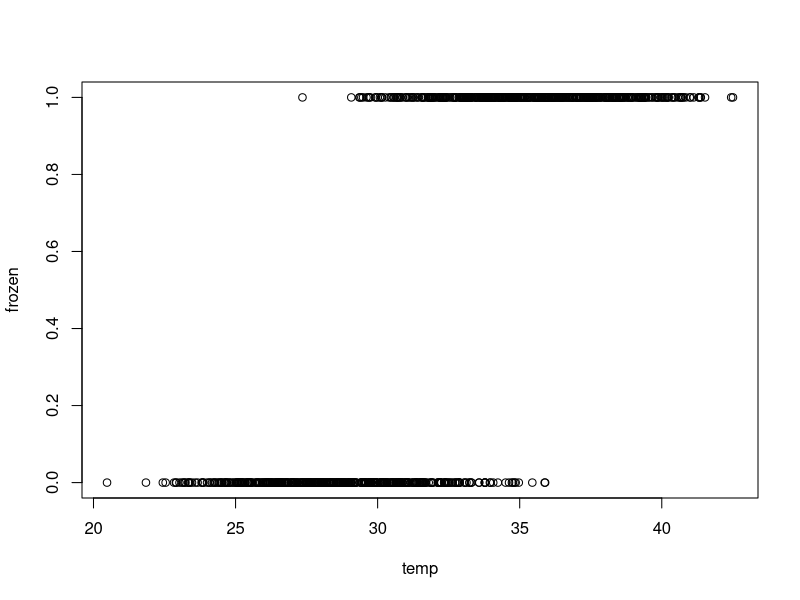

Reproduce this figure in R.
## ---- chunk 1
#outcome vector - 1 for frozen, 0 for unfrozen
freezepoint <- 32
nSample <- 1000
outcome <- rbinom(nSample,1,.5)
errors <- rnorm(nSample, mean=0, sd=2)

temp <- freezepoint + ((outcome-.5)*2)*runif(nSample,max=7) + errors

input.data <- data.frame(temp=temp, frozen=outcome)
plot(input.data)
## ---- chunk 2
model<-glm(frozen~temp,data=input.data,family=binomial(link=logit))
